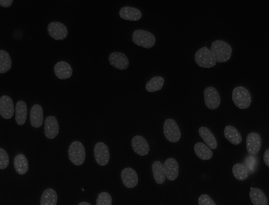
#> input picture A1/Q6.png, 269 x 205 px, found by its file name
$ python q4_q5_q6.py
#> lines starting #> are read from the running program, lines starting #| are printed output that depends on the picture; after the words box and inside, x2 and y2 are one past the last pixel; in counts of white or black regions, pixels touching at a corner belong together
#> further down, original is the input picture: shape (205, 269); min 3, max 87, mean 12.5
# ASSIGNMENT 1 PART 2 QUESTION 4
from skimage import data
from skimage import io
from skimage import color

from matplotlib import pyplot as plt
import cv2
import numpy as np
from numpy import linalg as la
import math

path = '/Users/chiah/Documents/csc420/A1/Q6.png'

'''
------------------------------------ Step 1 ------------------------------------
This function computes and returns the 𝚔𝚜𝚒𝚣𝚎×1 matrix of Gaussian filter coefficients

ksize: Aperture size. It should be odd and positive.
sigma: Gaussian standard deviation.
	   If it is non-positive, it is computed from ksize as sigma = 0.3*((ksize-1)*0.5 - 1) + 0.8

Note: the computation for neative sigma is based on the documentation provided by opencv for getGaussianKernel()
source: https://docs.opencv.org/master/d4/d86/group__imgproc__filter.html#gac05a120c1ae92a6060dd0db190a61afa

'''
def getGaussKernel(x_size, y_size, sigma):

	# check ksize
#> called with x_size = 3, y_size = 3, sigma = 3
	if (x_size % 2 == 0) or (x_size < 0) or (y_size % 2 == 0) or (y_size < 0):
		print("USAGE: getGaussKernel(x_size, y_size, sigma)")
		print("x_size and y_size must be odd and positive")
		exit()

	if (sigma < 0):
		sigma = 0.3*((ksize-1)*0.5 - 1) + 0.8

	coefficient = np.zeros([x_size, y_size])
	x_centre = math.floor(x_size / 2)
	y_centre = math.floor(y_size / 2)

	left_term = 1 / (2 * math.pi * sigma) ** 2

	for x in range(x_size):
		for y in range(y_size):
			exponent = -((x - x_centre)**2 + (y - y_centre)**2) / sigma**2;
			coefficient[x, y] = left_term * math.exp(exponent)

	return coefficient

#function to apply the gaussian filter on the input image
def applyGauss (coefficient, img_path):
#> called with coefficient = array of shape (3, 3), img_path = '/Users/chiah/Documents/csc420/A1/Q6.png'
	gray_img = cv2.imread(img_path, 0) #read the input image as grayscale

	rows= gray_img.shape[0]
#> rows = 205
	cols = gray_img.shape[1]
#> cols = 269
	pad_img = np.pad(gray_img, pad_width=1, mode='constant', constant_values=0)

	img_gauss = np.zeros([rows, cols])

	temp_mat = np.zeros([3,3])
	for r in range(rows):
		for c in range(cols):
			temp_mat[0,0] = coefficient[0,0] * pad_img[r-1, c-1]
			temp_mat[0,1] = coefficient[0,1] * pad_img[r-1, c]
			temp_mat[0,2] = coefficient[0,2] * pad_img[r-1, c+1]

			temp_mat[1,0] = coefficient[1,0] * pad_img[r, c-1]
			temp_mat[1,1] = coefficient[1,1] * pad_img[r, c]
			temp_mat[1,2] = coefficient[1,2] * pad_img[r, c+1]

			temp_mat[2,0] = coefficient[2,0] * pad_img[r+1, c-1]
			temp_mat[2,1] = coefficient[2,1] * pad_img[r+1, c]
			temp_mat[2,2] = coefficient[2,2] * pad_img[r+1, c+1]


			img_gauss[r,c] = np.sum(temp_mat)
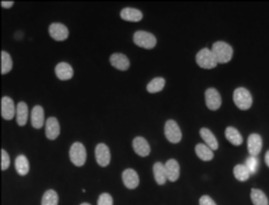
#> img_gauss: shape (205, 269) float64; min 0.0256, max 1.73, mean 0.27; drawn with min black and max white
#> after the loop, temp_mat = [[0.0879, 0.068, 0.0338], [0.0982, 0.0704, 0.0378], [0.0766, 0.0529, 0.0338]]

	return img_gauss


'''
------------------------------------ Step 2 ------------------------------------
This function receives an image f(x,y) as input and returns its gradient g(x,y) magnitude as output using Sobel operation
'''
def gradMagnitude(gauss_img):

	rows= gauss_img.shape[0]
#> rows = 205
	cols = gauss_img.shape[1]
#> cols = 269

	sobel_x_filter = [[-1, 0, 1], [-2, 0, 2], [-1, 0, 1]]
	sobel_y_filter  = [[-1, -2, -1], [0,0,0], [1,2,1]]

	img_grad = np.zeros([rows, cols])
	pad_img = np.pad(gauss_img, pad_width=1, mode='constant', constant_values=0)
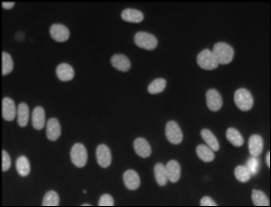
#> pad_img: shape (207, 271) float64; min 0, max 1.73, mean 0.266; drawn with min black and max white

	#calculate the gradient

	#flip the filters
	flip_x_filter = np.zeros([3,3])
	flip_y_filter = np.zeros([3,3])

	for r in range(3):
		for c in range(3):
			flip_x_filter[2-r, 2-c] = sobel_x_filter[r][c]
			flip_y_filter[2-r, 2-c] = sobel_y_filter[r][c]

	temp_xmat = np.zeros([3,3])
	temp_ymat = np.zeros([3,3])

	#calculate the gradient
	for r in range (1, rows+1):
		for c in range (1, cols+1):
			#calculate the gradient using the x filter
			temp_xmat[0,0] = flip_x_filter[0,0] * pad_img[r-1, c-1]
			temp_xmat[0,1] = flip_x_filter[0,1] * pad_img[r-1, c]
			temp_xmat[0,2] = flip_x_filter[0,2] * pad_img[r-1, c+1]

			temp_xmat[1,0] = flip_x_filter[1,0] * pad_img[r, c-1]
			temp_xmat[1,1] = flip_x_filter[1,1] * pad_img[r, c]
			temp_xmat[1,2] = flip_x_filter[1,2] * pad_img[r, c+1]

			temp_xmat[2,0] = flip_x_filter[2,0] * pad_img[r+1, c-1]
			temp_xmat[2,1] = flip_x_filter[2,1] * pad_img[r+1, c]
			temp_xmat[2,2] = flip_x_filter[2,2] * pad_img[r+1, c+1]


			#calculate the gradient using the y filter
			temp_ymat[0,0] = flip_y_filter[0,0] * pad_img[r-1, c-1]
			temp_ymat[0,1] = flip_y_filter[0,1] * pad_img[r-1, c]
			temp_ymat[0,2] = flip_y_filter[0,2] * pad_img[r-1, c+1]

			temp_ymat[1,0] = flip_y_filter[1,0] * pad_img[r, c-1]
			temp_ymat[1,1] = flip_y_filter[1,1] * pad_img[r, c]
			temp_ymat[1,2] = flip_y_filter[1,2] * pad_img[r, c+1]

			temp_ymat[2,0] = flip_y_filter[2,0] * pad_img[r+1, c-1]
			temp_ymat[2,1] = flip_y_filter[2,1] * pad_img[r+1, c]
			temp_ymat[2,2] = flip_y_filter[2,2] * pad_img[r+1, c+1]

			img_grad[r-1 ,c-1] = (np.sum(temp_xmat)**2 + np.sum(temp_ymat)**2)**(0.5)
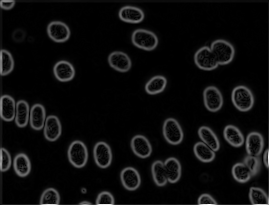
#> img_grad: shape (205, 269) float64; min 0, max 5.22, mean 0.274; drawn with min black and max white
#> after the loop, temp_xmat = [[0.8, 0, 0], [1.54, 0, 0], [0, 0, 0]]; temp_ymat = [[0.8, 1.17, 0], [0, 0, 0], [0, 0, 0]]

	return img_grad

'''
------------------------------------ Step 3 ------------------------------------
'''
def threshold(img_grad):
	old_t = None
	new_t = None

	rows= img_grad.shape[0]
#> rows = 205
	cols = img_grad.shape[1]
#> cols = 269

	#initialize the threshold
	new_t = np.sum(img_grad) / (img_grad.shape[0] * img_grad.shape[1])
#> new_t = 0.274

	#determine the optimal threshold
	while(1):
		ml = []
		mh = []

		for r in range (rows):
			for c in range (cols):
				if img_grad[r,c] < new_t:
					ml.append(img_grad[r,c])

				else:
					mh.append(img_grad[r,c])

		mh = np.array(list(mh))
		ml = np.array(list(ml))

		avg_ml = np.sum(ml) / ml.shape[0]
		avg_mh = np.sum(mh) / mh.shape[0]

		old_t = new_t
		new_t = (avg_ml + avg_mh) /2

		if (new_t - old_t) <= 0:
			break
#> this loop made 12 passes
#> old_t on pass 1: 0.274

	thres_img = np.zeros([rows, cols])

	for r in range (rows):
		for c in range (cols):
			if img_grad[r,c] >= new_t:
				thres_img[r,c] = 255
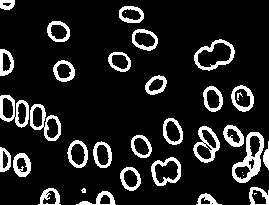
#> thres_img: shape (205, 269) float64; 12.9% white; 35 white regions (5 under 20 px), largest, box (x1, y1, x2, y2) and area: (232, 132, 264, 183) 635, (30, 104, 61, 141) 384, (193, 126, 220, 163) 384

	return thres_img

# ASSIGNMENT 1 PART 2 QUESTION 5 and 6

'''
return a image with each object in the image will have their own labelling
'''
def connectComponent(thres_img):
	rows= thres_img.shape[0]
#> rows = 205
	cols = thres_img.shape[1]
#> cols = 269

	queue = []
	label = 1

	pad_img = np.pad(thres_img, pad_width=1, mode='constant', constant_values=0)
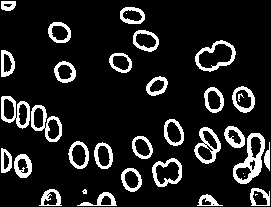
#> pad_img: shape (207, 271) float64; 12.7% white; 35 white regions (5 under 20 px), largest, box (x1, y1, x2, y2) and area: (233, 133, 265, 184) 635, (31, 105, 62, 142) 384, (194, 127, 221, 164) 384
	label_img = np.zeros([rows+2, cols+2])

	for r in range(1, rows+1):
		for c in range(1, cols+1):

			#if the pixel is foreground
			if pad_img[r,c] > 0:

				#check if the pixel is labelled
				if label_img[r,c] == 0: #not labelled
					label_img[r,c] = label

					queue.append((r,c))

					#check if the queue is not empty
					if len(queue) > 0:
						num_element = len(queue)

						while (len(queue) > 0):
							row_index, col_index = queue.pop(0)

							#check whether the neighbouring pixel is foreground and is not labelled

							#upper left pixel
							if (pad_img[row_index-1, col_index-1] > 0) and (label_img[row_index-1, col_index-1] == 0):
								label_img[row_index-1, col_index-1] = label
								queue.append((row_index-1, col_index-1))

							#upper pixel
							if (pad_img[row_index-1, col_index] > 0) and (label_img[row_index-1, col_index] == 0):
								label_img[row_index-1, col_index] = label
								queue.append((row_index-1, col_index))


							#upper right pixel
							if (pad_img[row_index-1, col_index+1] > 0) and (label_img[row_index-1, col_index+1] == 0):
								label_img[row_index-1, col_index+1] = label
								queue.append((row_index-1, col_index+1))

							#left pixel
							if (pad_img[row_index, col_index-1] > 0) and (label_img[row_index, col_index-1] == 0):
								label_img[row_index, col_index-1] = label
								queue.append((row_index, col_index-1))

							#right pixel
							if (pad_img[row_index, col_index+1] > 0) and (label_img[row_index, col_index+1] == 0):
								label_img[row_index, col_index+1] = label
								queue.append((row_index, col_index+1))

							#lower left pixel
							if (pad_img[row_index+1, col_index-1] > 0) and (label_img[row_index+1, col_index-1] == 0):
								label_img[row_index+1, col_index-1] = label
								queue.append((row_index+1, col_index-1))

							#lower pixel
							if (pad_img[row_index+1, col_index] > 0) and (label_img[row_index+1, col_index] == 0):
								label_img[row_index+1, col_index] = label
								queue.append((row_index+1, col_index))

							#lower right pixel
							if (pad_img[row_index+1, col_index+1] > 0) and (label_img[row_index+1, col_index+1] == 0):
								label_img[row_index+1, col_index+1] = label
								queue.append((row_index+1, col_index+1))

					label += 1
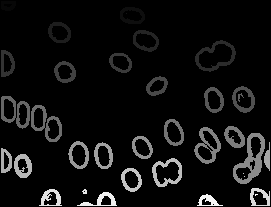
#> label_img: shape (207, 271) float64; min 0, max 35, mean 2.1; drawn with min black and max white
#> after the loop, label = 36; queue = []

	return label_img, label

original = cv2.imread(path, 0)

c = getGaussKernel(3, 3, 3)
gauss_img = applyGauss(c, path)
grad_img = gradMagnitude(gauss_img)
thres_img = threshold(grad_img)

#to show output for question 4, uncomment the code below

'''
plt.subplot(2,2,1)
plt.imshow(original, cmap='gray')
plt.title("input image (grayscale)")

plt.subplot(2,2,2)
plt.imshow(gauss_img, cmap='gray')
plt.title("image with gauss applied")

plt.subplot(2,2,3)
plt.imshow(grad_img, cmap='gray')
plt.title("gradient magnitude")

plt.subplot(2,2,4)
plt.imshow(thres_img, cmap='gray')
plt.title("threshold applied")
plt.show()
'''

#show output for question 6
label_img, label = connectComponent(thres_img)
#> label = 36

print("label is ", label)
#| label is  36
plt.imshow(label_img, cmap="gray")
plt.show()
